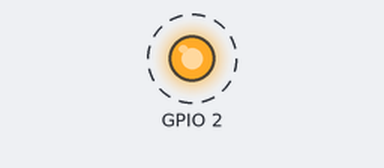
A program run on a simulated Raspberry Pi (BCM pin numbers). On the bench: output pins drawn as LEDs (lit = HIGH). Dashed ring = blinking.

Above: at 0.5 s.
Timing chart, 0 to 4.6 s (numbered marks = the images above):
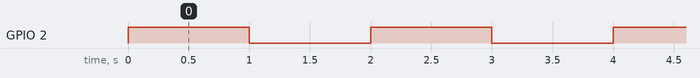

The program:

ltika.py
```python
import RPi.GPIO as GPIO
import time

# GPIOの初期化/出力に設定
GPIO.setmode(GPIO.BCM)
GPIO.setup(2,GPIO.OUT)

#無限ループ
while True:
    GPIO.output(2,True)
    time.sleep(1) # sleep1秒

    GPIO.output(2,False) # LED点灯
    time.sleep(1) # sleep1秒
GPIO.cleanup()
```

Measured:
- by itself, GPIO 2: alternates HIGH for 1.0 s and LOW for 1.0 s
